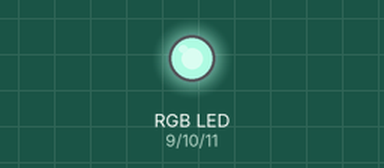
Bench run of a sketch on a simulated Arduino Uno, built with avr-gcc and run on an emulated ATmega328P. Shown: an RGB LED mixed from three pins (HIGH = lit). Dim RGB values are drawn brighter than linear; random numbers use the default seed unless the sketch sets one.

Above: at 0.1 s.
At 4.6 s:
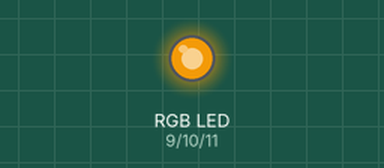
At 9.6 s:
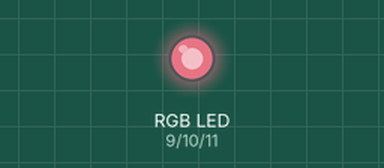
At 19.6 s:
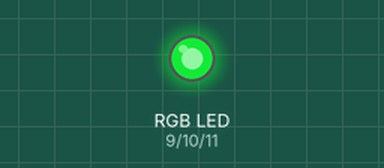
At 29.1 s:
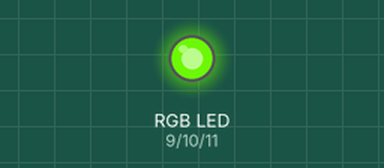
At 39.1 s:
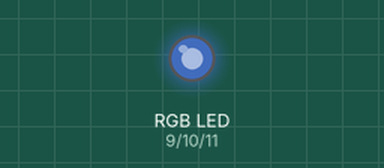
Timing chart, 0 to 40.0 s (numbered marks = the images above):
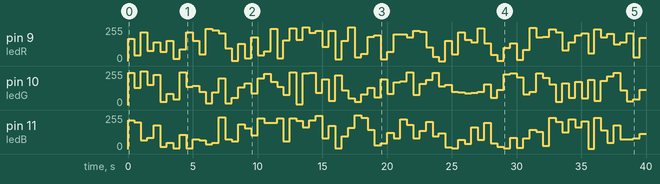

Measured:
- by itself, pin 9 (ledR): 0/255 → 167/255 at 0.00 s, → 42/255 0.50 s later, → 216/255 0.50 s later, → 77/255 0.50 s later, … (80 changes in this stretch)
- by itself, pin 11 (ledB): 0/255 → 217/255 at 0.00 s, → 200/255 0.50 s later, → 67/255 0.50 s later, → 85/255 0.50 s later, … (79 changes in this stretch)

The sketch:

sketch_MulticoloredLed.ino
```cpp
int ledR = 9, ledG = 10, ledB = 11;

void setup() {
  // put your setup code here, to run once:
  pinMode(ledR, OUTPUT);
  pinMode(ledG, OUTPUT);
  pinMode(ledB, OUTPUT);
}

void loop() {
  // put your main code here, to run repeatedly:
  analogWrite(ledR, random(256));
  analogWrite(ledG, random(256));
  analogWrite(ledB, random(256));
  delay(500);
}
```
